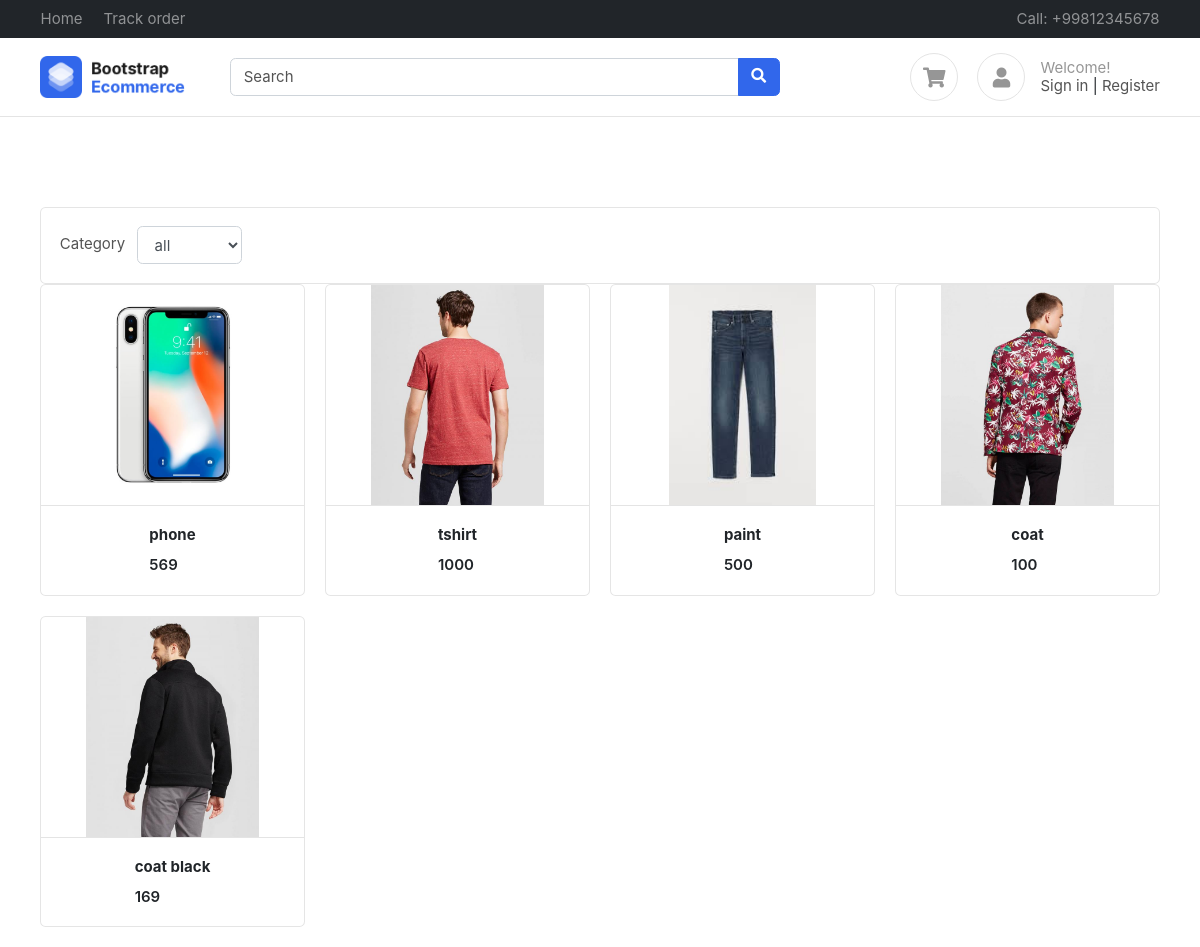
The page / on the database its author committed.
### products/models.py (models this page shows, shortened)
class Product(BaseModel):
    added_by = models.CharField(max_length=255, default="Ecom")
    product_name = models.CharField(max_length=255)
    category = models.ForeignKey(
        Category,
        on_delete=models.CASCADE,
        related_name="products",
        blank=True,
        null=True,
    )
    slug = models.SlugField(
        unique=True,
        null=True,
        blank=True,
        help_text=("not required"),
    )
    company = models.CharField(max_length=255, null=True, blank=True, default="Ecom")
    web = models.CharField(max_length=255, null=True, blank=True, default="Ecom.com")
    company_mail = models.CharField(
        max_length=255, null=True, blank=True, default="Ecom@gmail.com"
    )
    price = models.IntegerField()
    product_description = models.TextField()
    color_varient = models.ManyToManyField(ColorVarient, blank=True)
    size_varient = models.ManyToManyField(SizeVarient, blank=True)

class ProductImage(BaseModel):
    product = models.ForeignKey(
        Product, on_delete=models.CASCADE, related_name="product_images"
    )
    image = models.ImageField(upload_to="media/products")

### home/views.py (the view, shortened to what this page needs)
# urls.py: path("", views.index, name="index"),
def index(request):
    category = Category.objects.all()
    products = Product.objects.all()
    context = {"category": category, "products": products}
    try:
        profile = Profile.objects.get(user=request.user)
        context["profile"] = profile
    except Exception as e:
        print(e)
    return render(request, "home/index.html", context)

### products/models.py (called while the page is built)
    def __str__(self):
        return self.category_name

### templates/home/index.html (shortened to what this page needs)
{% extends "base.html" %}
{% load static %}
{% block content %}
<div class="container mt-5 pt-5">
    <div class="card">
        <div class="card-body d-flex">
            <div class="form-inline d-inline-flex mr-auto">
                <labe>Category
                    <select onchange="filter(value)" id="slectBox" class="ml-2 form-control">
                        <option>
                            all
                        </option>
                    </select>
                </labe>
            </div>
        </div>
    </div>
    <div class="row">
        {% for product in products %}
        <a href="{% url 'get_product' product.slug %}">
            <div class="col-md-3">
                <figure class="card card-product-grid">
                    <div class="img-wrap"> <img src="{{product.product_images.first.image.url}}"> </div>
                    <figcaption class="info-wrap border-top">
                        <div class="d-flex  justify-content-center">
                            <div class="d-flex  flex-column">
                                <a href="{% url 'get_product' product.slug %}" class="title">
                                    <b>{{product.product_name}}</b>
                                </a>
                                <div class="price mt-2">{{product.price}}</div>
                            </div>
                        </div>
                    </figcaption>
                </figure>
            </div>
            {% endfor %}
    </div>
</div>
{% endblock %}

### ecom/static/css/ui.css (style rules this page uses)
html { font-family: 'Inter', sans-serif; font-size: 15px; }
.img-wrap { text-align: center; display: block; }
.img-wrap img { max-width: 100%; }
figure { margin-bottom: 0; }
.card .title { color: #212529; }
[class*='card-product'] a.title { color: #212529; display: block; }
[class*='card-product'] .img-wrap { overflow: hidden; position: relative; }
[class*='card-product'] .img-wrap img { height: 100%; max-width: 100%; width: auto; display: inline-block; object-fit: cover; }
.card-product-grid { margin-bottom: 20px; }
.card-product-grid .img-wrap { border-radius: 0.2rem 0.2rem 0 0; height: 220px; }
.card-product-grid .info-wrap { overflow: hidden; padding: 18px 20px; }
.card .img-wrap { overflow: hidden; }
.price { font-weight: 600; color: #212529; }

### rows shown on the page
Product: product_images.first.image (picture), product_name "phone", price "569"
Product: product_images.first.image (picture), product_name "tshirt", price "1000"
Product: product_images.first.image (picture), product_name "paint", price "500"
Product: product_images.first.image (picture), product_name "coat", price "100"
Product: product_images.first.image (picture), product_name "coat black", price "169"
